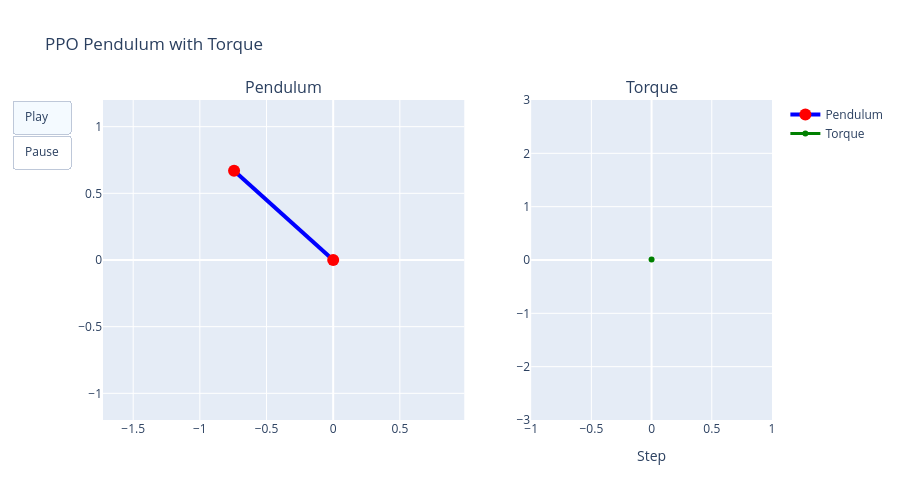

The code cell stored with this chart in its notebook:
### Code cell
import numpy as np
import plotly.graph_objects as go

# Initialize environment and model
env = Penv()
model = PPO.load("ppo_pendulum")

obs, _ = env.reset()

# Storage
x_vals, y_vals, torque_vals = [], [], []

steps = 300

for _ in range(steps):
    action, _ = model.predict(obs, deterministic=True)
    obs, _, terminated, truncated, _ = env.step(action)
    
    theta = obs[0]
    x = np.sin(theta)
    y = -np.cos(theta)
    
    x_vals.append(x)
    y_vals.append(y)
    torque_vals.append(action[0])  # Assuming continuous 1D torque

    if terminated or truncated:
        obs, _ = env.reset()

# Create figure with subplots (pendulum + torque)
from plotly.subplots import make_subplots

fig = make_subplots(rows=1, cols=2, 
                    column_widths=[0.6, 0.4],
                    specs=[[{"type":"scatter"}, {"type":"scatter"}]],
                    subplot_titles=("Pendulum", "Torque"))

# Initial pendulum frame
pendulum = go.Scatter(x=[0, x_vals[0]], y=[0, y_vals[0]],
                      mode='lines+markers', line=dict(width=4, color='blue'),
                      marker=dict(size=12, color='red'), name='Pendulum')
# Initial torque frame
torque_line = go.Scatter(x=[0], y=[torque_vals[0]],
                         mode='lines+markers', line=dict(color='green', width=3),
                         marker=dict(size=6), name='Torque')

fig.add_trace(pendulum, row=1, col=1)
fig.add_trace(torque_line, row=1, col=2)

# Frames
frames = []
for k in range(steps):
    frames.append(go.Frame(
        data=[
            go.Scatter(x=[0, x_vals[k]], y=[0, y_vals[k]],
                       mode='lines+markers', line=dict(width=4, color='blue'),
                       marker=dict(size=12, color='red')),
            go.Scatter(x=list(range(k+1)), y=torque_vals[:k+1],
                       mode='lines+markers', line=dict(color='green', width=3),
                       marker=dict(size=6))
        ]
    ))

# Layout
fig.update_layout(
    width=900, height=500,
    yaxis=dict(range=[-1.2, 1.2], scaleanchor="x"),
    yaxis2=dict(range=[-3, 3]),  # torque range (adjust as needed)
    xaxis2=dict(title="Step"),
    title="PPO Pendulum with Torque",
    updatemenus=[dict(
        type="buttons",
        buttons=[dict(label="Play",
                      method="animate",
                      args=[None, {"frame": {"duration": 20, "redraw": True},
                                   "fromcurrent": True}]),
                 dict(label="Pause",
                      method="animate",
                      args=[[None], {"frame": {"duration": 0, "redraw": False},
                                     "mode": "immediate"}])]
    )]
)

fig.frames = frames

fig.show()

### Figure 1 — Plotly figure (JSON) as saved in the notebook; plotly's stock layout.template omitted (floating-point values rounded to 4 significant figures)
{"data": [{"line": {"color": "blue", "width": 4}, "marker": {"color": "red", "size": 12}, "mode": "lines+markers", "name": "Pendulum", "type": "scatter", "x": [0, -0.7433], "xaxis": "x", "y": [0, 0.6689], "yaxis": "y"}, {"line": {"color": "green", "width": 3}, "marker": {"size": 6}, "mode": "lines+markers", "name": "Torque", "type": "scatter", "x": [0], "xaxis": "x2", "y": [0.007812], "yaxis": "y2"}], "layout": {"annotations": [{"font": {"size": 16}, "showarrow": false, "text": "Pendulum", "x": 0.27, "xanchor": "center", "xref": "paper", "y": 1, "yanchor": "bottom", "yref": "paper"}, {"font": {"size": 16}, "showarrow": false, "text": "Torque", "x": 0.82, "xanchor": "center", "xref": "paper", "y": 1, "yanchor": "bottom", "yref": "paper"}], "height": 500, "title": {"text": "PPO Pendulum with Torque"}, "updatemenus": [{"buttons": [{"args": [null, {"frame": {"duration": 20, "redraw": true}, "fromcurrent": true}], "label": "Play", "method": "animate"}, {"args": [[null], {"frame": {"duration": 0, "redraw": false}, "mode": "immediate"}], "label": "Pause", "method": "animate"}], "type": "buttons"}], "width": 900, "xaxis": {"anchor": "y", "domain": [0, 0.54]}, "xaxis2": {"anchor": "y2", "domain": [0.64, 1], "title": {"text": "Step"}}, "yaxis": {"anchor": "x", "domain": [0, 1], "range": [-1.2, 1.2], "scaleanchor": "x"}, "yaxis2": {"anchor": "x2", "domain": [0, 1], "range": [-3, 3]}}}
